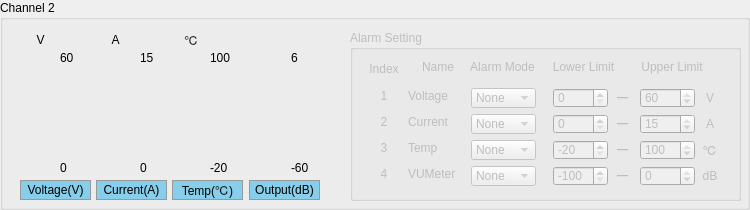
        <widget class="QGroupBox" name="groupBox_2">
         <property name="title">
          <string>Channel 2</string>
         </property>
         <widget class="VolumeWidget" name="voltDispaly2" native="true">
          <property name="geometry">
           <rect>
            <x>30</x>
            <y>50</y>
            <width>20</width>
            <height>121</height>
           </rect>
          </property>
          <property name="MaxValue" stdset="0">
           <number>60</number>
          </property>
          <property name="SingleTrack" stdset="0">
           <bool>true</bool>
          </property>
          <property name="MinValue" stdset="0">
           <number>0</number>
          </property>
         </widget>
         <widget class="VolumeWidget" name="currDisplay2" native="true">
          <property name="geometry">
           <rect>
            <x>106</x>
            <y>50</y>
            <width>20</width>
            <height>121</height>
           </rect>
          </property>
          <property name="MinValue" stdset="0">
           <number>0</number>
          </property>
          <property name="MaxValue" stdset="0">
           <number>15</number>
          </property>
          <property name="SingleTrack" stdset="0">
           <bool>true</bool>
          </property>
         </widget>
         <widget class="VolumeWidget" name="tempDisplay2" native="true">
          <property name="geometry">
           <rect>
            <x>182</x>
            <y>50</y>
            <width>20</width>
            <height>121</height>
           </rect>
          </property>
          <property name="MaxValue" stdset="0">
           <number>100</number>
          </property>
          <property name="MinValue" stdset="0">
           <number>-20</number>
          </property>
          <property name="SingleTrack" stdset="0">
           <bool>true</bool>
          </property>
         </widget>
         <widget class="QLabel" name="label_22">
          <property name="geometry">
           <rect>
            <x>20</x>
            <y>180</y>
            <width>71</width>
            <height>20</height>
           </rect>
          </property>
          <property name="styleSheet">
           <string notr="true">border: 1px solid #999999;
background-color: rgb(135, 206, 235);</string>
          </property>
          <property name="text">
           <string>Voltage(V)</string>
          </property>
          <property name="alignment">
           <set>Qt::AlignCenter</set>
          </property>
         </widget>
         <widget class="QLabel" name="label_23">
          <property name="geometry">
           <rect>
            <x>96</x>
            <y>180</y>
            <width>71</width>
            <height>20</height>
           </rect>
          </property>
          <property name="styleSheet">
           <string notr="true">border: 1px solid #999999;
background-color: rgb(135, 206, 235);</string>
          </property>
          <property name="text">
           <string>Current(A)</string>
          </property>
          <property name="alignment">
           <set>Qt::AlignCenter</set>
          </property>
         </widget>
         <widget class="QLabel" name="label_24">
          <property name="geometry">
           <rect>
            <x>172</x>
            <y>180</y>
            <width>71</width>
            <height>20</height>
           </rect>
          </property>
          <property name="styleSheet">
           <string notr="true">border: 1px solid #999999;
background-color: rgb(135, 206, 235);</string>
          </property>
          <property name="text">
           <string>Temp(℃)</string>
          </property>
          <property name="alignment">
           <set>Qt::AlignCenter</set>
          </property>
         </widget>
         <widget class="QLabel" name="labelVol2">
          <property name="geometry">
           <rect>
            <x>25</x>
            <y>30</y>
            <width>31</width>
            <height>20</height>
           </rect>
          </property>
          <property name="text">
           <string>V</string>
          </property>
          <property name="alignment">
           <set>Qt::AlignCenter</set>
          </property>
         </widget>
         <widget class="QLabel" name="voltUpper2">
          <property name="geometry">
           <rect>
            <x>60</x>
            <y>50</y>
            <width>31</width>
            <height>16</height>
           </rect>
          </property>
          <property name="text">
           <string>60</string>
          </property>
         </widget>
         <widget class="QLabel" name="voltLower2">
          <property name="geometry">
           <rect>
            <x>60</x>
            <y>160</y>
            <width>31</width>
            <height>16</height>
           </rect>
          </property>
          <property name="text">
           <string>0</string>
          </property>
         </widget>
         <widget class="QLabel" name="currUpper2">
          <property name="geometry">
           <rect>
            <x>140</x>
            <y>50</y>
            <width>31</width>
            <height>16</height>
           </rect>
          </property>
          <property name="text">
           <string>15</string>
          </property>
         </widget>
         <widget class="QLabel" name="currLower2">
          <property name="geometry">
           <rect>
            <x>140</x>
            <y>160</y>
            <width>31</width>
            <height>16</height>
           </rect>
          </property>
          <property name="text">
           <string>0</string>
          </property>
         </widget>
         <widget class="QLabel" name="tempUpper2">
          <property name="geometry">
           <rect>
            <x>210</x>
            <y>50</y>
            <width>31</width>
            <height>16</height>
           </rect>
          </property>
          <property name="text">
           <string>100</string>
          </property>
         </widget>
         <widget class="QLabel" name="tempLower2">
          <property name="geometry">
           <rect>
            <x>210</x>
            <y>160</y>
            <width>31</width>
            <height>16</height>
           </rect>
          </property>
          <property name="text">
           <string>-20</string>
          </property>
         </widget>
         <widget class="QLabel" name="labelCurr2">
          <property name="geometry">
           <rect>
            <x>100</x>
            <y>30</y>
            <width>31</width>
            <height>20</height>
           </rect>
          </property>
          <property name="text">
           <string>A</string>
          </property>
          <property name="alignment">
           <set>Qt::AlignCenter</set>
          </property>
         </widget>
         <widget class="QLabel" name="labelTemp2">
          <property name="geometry">
           <rect>
            <x>176</x>
            <y>30</y>
            <width>31</width>
            <height>20</height>
           </rect>
          </property>
          <property name="text">
           <string>℃</string>
          </property>
          <property name="alignment">
           <set>Qt::AlignCenter</set>
          </property>
         </widget>
         <widget class="QGroupBox" name="groupBox_7">
          <property name="enabled">
           <bool>false</bool>
          </property>
          <property name="geometry">
           <rect>
            <x>350</x>
            <y>30</y>
            <width>391</width>
            <height>171</height>
           </rect>
          </property>
          <property name="title">
           <string>Alarm Setting</string>
          </property>
          <widget class="QLabel" name="label_95">
           <property name="geometry">
            <rect>
             <x>258</x>
             <y>84</y>
             <width>29</width>
             <height>20</height>
            </rect>
           </property>
           <property name="text">
            <string>一</string>
           </property>
           <property name="alignment">
            <set>Qt::AlignCenter</set>
           </property>
          </widget>
          <widget class="QLabel" name="label_96">
           <property name="geometry">
            <rect>
             <x>346</x>
             <y>84</y>
             <width>28</width>
             <height>20</height>
            </rect>
           </property>
           <property name="text">
            <string>A</string>
           </property>
           <property name="alignment">
            <set>Qt::AlignCenter</set>
           </property>
          </widget>
          <widget class="QLabel" name="label_97">
           <property name="geometry">
            <rect>
             <x>346</x>
             <y>58</y>
             <width>28</width>
             <height>20</height>
            </rect>
           </property>
           <property name="text">
            <string>V</string>
           </property>
           <property name="alignment">
            <set>Qt::AlignCenter</set>
           </property>
          </widget>
          <widget class="QLabel" name="label_98">
           <property name="geometry">
            <rect>
             <x>258</x>
             <y>58</y>
             <width>29</width>
             <height>20</height>
            </rect>
           </property>
           <property name="text">
            <string>一</string>
           </property>
           <property name="alignment">
            <set>Qt::AlignCenter</set>
           </property>
          </widget>
          <widget class="QLabel" name="label_99">
           <property name="geometry">
            <rect>
             <x>258</x>
             <y>110</y>
             <width>29</width>
             <height>20</height>
            </rect>
           </property>
           <property name="text">
            <string>一</string>
           </property>
           <property name="alignment">
            <set>Qt::AlignCenter</set>
           </property>
          </widget>
          <widget class="QLabel" name="label_100">
           <property name="geometry">
            <rect>
             <x>346</x>
             <y>136</y>
             <width>28</width>
             <height>20</height>
            </rect>
           </property>
           <property name="text">
            <string>dB</string>
           </property>
           <property name="alignment">
            <set>Qt::AlignCenter</set>
           </property>
          </widget>
          <widget class="QLabel" name="label_101">
           <property name="geometry">
            <rect>
             <x>258</x>
             <y>136</y>
             <width>29</width>
             <height>20</height>
            </rect>
           </property>
           <property name="text">
            <string>一</string>
           </property>
           <property name="alignment">
            <set>Qt::AlignCenter</set>
           </property>
          </widget>
          <widget class="QLabel" name="label_102">
           <property name="geometry">
            <rect>
             <x>346</x>
             <y>110</y>
             <width>28</width>
             <height>20</height>
            </rect>
           </property>
           <property name="text">
            <string>℃</string>
           </property>
           <property name="alignment">
            <set>Qt::AlignCenter</set>
           </property>
          </widget>
          <widget class="QLabel" name="label_74">
           <property name="geometry">
            <rect>
             <x>58</x>
             <y>29</y>
             <width>60</width>
             <height>16</height>
            </rect>
           </property>
           <property name="text">
            <string>Name</string>
           </property>
           <property name="alignment">
            <set>Qt::AlignCenter</set>
           </property>
          </widget>
          <widget class="QLabel" name="label_73">
           <property name="geometry">
            <rect>
             <x>11</x>
             <y>29</y>
             <width>46</width>
             <height>20</height>
            </rect>
           </property>
           <property name="minimumSize">
            <size>
             <width>43</width>
             <height>20</height>
            </size>
           </property>
           <property name="text">
            <string>Index</string>
           </property>
           <property name="alignment">
            <set>Qt::AlignCenter</set>
           </property>
          </widget>
          <widget class="QLabel" name="label_76">
           <property name="geometry">
            <rect>
             <x>193</x>
             <y>29</y>
             <width>81</width>
             <height>16</height>
            </rect>
           </property>
           <property name="minimumSize">
            <size>
             <width>80</width>
             <height>0</height>
            </size>
           </property>
           <property name="text">
            <string>Lower Limit</string>
           </property>
           <property name="alignment">
            <set>Qt::AlignCenter</set>
           </property>
          </widget>
          <widget class="QLabel" name="label_75">
           <property name="geometry">
            <rect>
             <x>116</x>
             <y>29</y>
             <width>73</width>
             <height>16</height>
            </rect>
           </property>
           <property name="minimumSize">
            <size>
             <width>73</width>
             <height>0</height>
            </size>
           </property>
           <property name="text">
            <string>Alarm Mode</string>
           </property>
           <property name="alignment">
            <set>Qt::AlignCenter</set>
           </property>
          </widget>
          <widget class="QLabel" name="label_77">
           <property name="geometry">
            <rect>
             <x>282</x>
             <y>29</y>
             <width>80</width>
             <height>16</height>
            </rect>
           </property>
           <property name="minimumSize">
            <size>
             <width>80</width>
             <height>0</height>
            </size>
           </property>
           <property name="text">
            <string>Upper Limit</string>
           </property>
           <property name="alignment">
            <set>Qt::AlignCenter</set>
           </property>
          </widget>
          <widget class="QLabel" name="label_78">
           <property name="geometry">
            <rect>
             <x>11</x>
             <y>58</y>
             <width>46</width>
             <height>16</height>
            </rect>
           </property>
           <property name="text">
            <string>1</string>
           </property>
           <property name="alignment">
            <set>Qt::AlignCenter</set>
           </property>
          </widget>
          <widget class="QDoubleSpinBox" name="vuMeterLowerLimit2">
           <property name="enabled">
            <bool>false</bool>
           </property>
           <property name="geometry">
            <rect>
             <x>203</x>
             <y>136</y>
             <width>55</width>
             <height>20</height>
            </rect>
           </property>
           <property name="minimumSize">
            <size>
             <width>0</width>
             <height>0</height>
            </size>
           </property>
           <property name="decimals">
            <number>0</number>
           </property>
           <property name="minimum">
            <double>-100.000000000000000</double>
           </property>
           <property name="maximum">
            <double>0.000000000000000</double>
           </property>
           <property name="singleStep">
            <double>1.000000000000000</double>
           </property>
           <property name="value">
            <double>-100.000000000000000</double>
           </property>
          </widget>
          <widget class="QDoubleSpinBox" name="vuMeterUpperLimit2">
           <property name="enabled">
            <bool>false</bool>
           </property>
           <property name="geometry">
            <rect>
             <x>290</x>
             <y>136</y>
             <width>55</width>
             <height>20</height>
            </rect>
           </property>
           <property name="minimumSize">
            <size>
             <width>0</width>
             <height>0</height>
            </size>
           </property>
           <property name="decimals">
            <number>0</number>
           </property>
           <property name="minimum">
            <double>-100.000000000000000</double>
           </property>
           <property name="maximum">
            <double>0.000000000000000</double>
           </property>
           <property name="value">
            <double>0.000000000000000</double>
           </property>
          </widget>
          <widget class="QComboBox" name="vuMeterMode2">
           <property name="geometry">
            <rect>
             <x>121</x>
             <y>136</y>
             <width>65</width>
             <height>20</height>
            </rect>
           </property>
           <property name="minimumSize">
            <size>
             <width>0</width>
             <height>0</height>
            </size>
           </property>
           <item>
            <property name="text">
             <string>None</string>
            </property>
           </item>
           <item>
            <property name="text">
             <string>Both</string>
            </property>
           </item>
           <item>
            <property name="text">
             <string>Lower</string>
            </property>
           </item>
           <item>
            <property name="text">
             <string>Upper</string>
            </property>
           </item>
          </widget>
          <widget class="QLabel" name="label_85">
           <property name="geometry">
            <rect>
             <x>58</x>
             <y>136</y>
             <width>60</width>
             <height>16</height>
            </rect>
           </property>
           <property name="minimumSize">
            <size>
             <width>55</width>
             <height>0</height>
            </size>
           </property>
           <property name="text">
            <string>VUMeter</string>
           </property>
          </widget>
          <widget class="QLabel" name="label_84">
           <property name="geometry">
            <rect>
             <x>11</x>
             <y>136</y>
             <width>46</width>
             <height>16</height>
            </rect>
           </property>
           <property name="text">
            <string>4</string>
           </property>
           <property name="alignment">
            <set>Qt::AlignCenter</set>
           </property>
          </widget>
          <widget class="QDoubleSpinBox" name="tempLowerLimit2">
           <property name="enabled">
            <bool>false</bool>
           </property>
           <property name="geometry">
            <rect>
             <x>203</x>
             <y>110</y>
             <width>55</width>
             <height>20</height>
            </rect>
           </property>
           <property name="minimumSize">
            <size>
             <width>0</width>
             <height>0</height>
            </size>
           </property>
           <property name="decimals">
            <number>0</number>
           </property>
           <property name="minimum">
            <double>-20.000000000000000</double>
           </property>
           <property name="maximum">
            <double>100.000000000000000</double>
           </property>
           <property name="value">
            <double>-20.000000000000000</double>
           </property>
          </widget>
          <widget class="QDoubleSpinBox" name="tempUpperLimit2">
           <property name="enabled">
            <bool>false</bool>
           </property>
           <property name="geometry">
            <rect>
             <x>290</x>
             <y>110</y>
             <width>55</width>
             <height>20</height>
            </rect>
           </property>
           <property name="minimumSize">
            <size>
             <width>0</width>
             <height>0</height>
            </size>
           </property>
           <property name="decimals">
            <number>0</number>
           </property>
           <property name="minimum">
            <double>-20.000000000000000</double>
           </property>
           <property name="maximum">
            <double>100.000000000000000</double>
           </property>
           <property name="value">
            <double>100.000000000000000</double>
           </property>
          </widget>
          <widget class="QComboBox" name="tempMode2">
           <property name="geometry">
            <rect>
             <x>121</x>
             <y>110</y>
             <width>65</width>
             <height>20</height>
            </rect>
           </property>
           <property name="minimumSize">
            <size>
             <width>0</width>
             <height>0</height>
            </size>
           </property>
           <item>
            <property name="text">
             <string>None</string>
            </property>
           </item>
           <item>
            <property name="text">
             <string>Both</string>
            </property>
           </item>
           <item>
            <property name="text">
             <string>Lower</string>
            </property>
           </item>
           <item>
            <property name="text">
             <string>Upper</string>
            </property>
           </item>
          </widget>
          <widget class="QLabel" name="label_83">
           <property name="geometry">
            <rect>
             <x>58</x>
             <y>110</y>
             <width>60</width>
             <height>16</height>
            </rect>
           </property>
           <property name="text">
            <string>Temp</string>
           </property>
          </widget>
          <widget class="QLabel" name="label_82">
           <property name="geometry">
            <rect>
             <x>11</x>
             <y>110</y>
             <width>46</width>
             <height>16</height>
            </rect>
           </property>
           <property name="text">
            <string>3</string>
           </property>
           <property name="alignment">
            <set>Qt::AlignCenter</set>
           </property>
          </widget>
          <widget class="QDoubleSpinBox" name="currUpperLimit2">
           <property name="enabled">
            <bool>false</bool>
           </property>
           <property name="geometry">
            <rect>
             <x>290</x>
             <y>84</y>
             <width>55</width>
             <height>20</height>
            </rect>
           </property>
           <property name="minimumSize">
            <size>
             <width>0</width>
             <height>0</height>
            </size>
           </property>
           <property name="decimals">
            <number>0</number>
           </property>
           <property name="maximum">
            <double>15.000000000000000</double>
           </property>
           <property name="value">
            <double>15.000000000000000</double>
           </property>
          </widget>
          <widget class="QDoubleSpinBox" name="currLowerLimit2">
           <property name="enabled">
            <bool>false</bool>
           </property>
           <property name="geometry">
            <rect>
             <x>203</x>
             <y>84</y>
             <width>55</width>
             <height>20</height>
            </rect>
           </property>
           <property name="minimumSize">
            <size>
             <width>0</width>
             <height>0</height>
            </size>
           </property>
           <property name="decimals">
            <number>0</number>
           </property>
           <property name="maximum">
            <double>15.000000000000000</double>
           </property>
          </widget>
          <widget class="QComboBox" name="currMode2">
           <property name="geometry">
            <rect>
             <x>121</x>
             <y>84</y>
             <width>65</width>
             <height>20</height>
            </rect>
           </property>
           <property name="minimumSize">
            <size>
             <width>0</width>
             <height>0</height>
            </size>
           </property>
           <item>
            <property name="text">
             <string>None</string>
            </property>
           </item>
           <item>
            <property name="text">
             <string>Both</string>
            </property>
           </item>
           <item>
            <property name="text">
             <string>Lower</string>
            </property>
           </item>
           <item>
            <property name="text">
             <string>Upper</string>
            </property>
           </item>
          </widget>
          <widget class="QLabel" name="label_81">
           <property name="geometry">
            <rect>
             <x>58</x>
             <y>84</y>
             <width>60</width>
             <height>16</height>
            </rect>
           </property>
           <property name="text">
            <string>Current</string>
           </property>
          </widget>
          <widget class="QLabel" name="label_80">
           <property name="geometry">
            <rect>
             <x>11</x>
             <y>84</y>
             <width>46</width>
             <height>16</height>
            </rect>
           </property>
           <property name="text">
            <string>2</string>
           </property>
           <property name="alignment">
            <set>Qt::AlignCenter</set>
           </property>
          </widget>
          <widget class="QDoubleSpinBox" name="voltUpperLimit2">
           <property name="enabled">
            <bool>false</bool>
           </property>
           <property name="geometry">
            <rect>
             <x>290</x>
             <y>58</y>
             <width>55</width>
             <height>20</height>
            </rect>
           </property>
           <property name="minimumSize">
            <size>
             <width>0</width>
             <height>0</height>
            </size>
           </property>
           <property name="decimals">
            <number>0</number>
           </property>
           <property name="maximum">
            <double>60.000000000000000</double>
           </property>
           <property name="value">
            <double>60.000000000000000</double>
           </property>
          </widget>
          <widget class="QDoubleSpinBox" name="voltLowerLimit2">
           <property name="enabled">
            <bool>false</bool>
           </property>
           <property name="geometry">
            <rect>
             <x>203</x>
             <y>58</y>
             <width>55</width>
             <height>20</height>
            </rect>
           </property>
           <property name="minimumSize">
            <size>
             <width>0</width>
             <height>0</height>
            </size>
           </property>
           <property name="decimals">
            <number>0</number>
           </property>
           <property name="maximum">
            <double>60.000000000000000</double>
           </property>
          </widget>
          <widget class="QComboBox" name="voltMode2">
           <property name="geometry">
            <rect>
             <x>121</x>
             <y>58</y>
             <width>65</width>
             <height>20</height>
            </rect>
           </property>
           <property name="minimumSize">
            <size>
             <width>0</width>
             <height>0</height>
            </size>
           </property>
           <item>
            <property name="text">
             <string>None</string>
            </property>
           </item>
           <item>
            <property name="text">
             <string>Both</string>
            </property>
           </item>
           <item>
            <property name="text">
             <string>Lower</string>
            </property>
           </item>
           <item>
            <property name="text">
             <string>Upper</string>
            </property>
           </item>
          </widget>
          <widget class="QLabel" name="label_79">
           <property name="geometry">
            <rect>
             <x>58</x>
             <y>58</y>
             <width>60</width>
             <height>16</height>
            </rect>
           </property>
           <property name="text">
            <string>Voltage</string>
           </property>
          </widget>
         </widget>
         <widget class="QLabel" name="tempUpper1_4">
          <property name="geometry">
           <rect>
            <x>291</x>
            <y>50</y>
            <width>31</width>
            <height>16</height>
           </rect>
          </property>
          <property name="text">
           <string>6</string>
          </property>
         </widget>
         <widget class="QLabel" name="tempUpper1_5">
          <property name="geometry">
           <rect>
            <x>291</x>
            <y>160</y>
            <width>31</width>
            <height>16</height>
           </rect>
          </property>
          <property name="text">
           <string>-60</string>
          </property>
         </widget>
         <widget class="VolumeWidget" name="voluDisplay2" native="true">
          <property name="geometry">
           <rect>
            <x>259</x>
            <y>50</y>
            <width>20</width>
            <height>121</height>
           </rect>
          </property>
          <property name="MaxValue" stdset="0">
           <number>6</number>
          </property>
          <property name="MinValue" stdset="0">
           <number>-60</number>
          </property>
          <property name="SingleTrack" stdset="0">
           <bool>true</bool>
          </property>
         </widget>
         <widget class="QLabel" name="label_41">
          <property name="geometry">
           <rect>
            <x>249</x>
            <y>180</y>
            <width>71</width>
            <height>20</height>
           </rect>
          </property>
          <property name="styleSheet">
           <string notr="true">border: 1px solid #999999;
background-color: rgb(135, 206, 235);</string>
          </property>
          <property name="text">
           <string>Output(dB)</string>
          </property>
          <property name="alignment">
           <set>Qt::AlignCenter</set>
          </property>
         </widget>
         <widget class="QLabel" name="labelVloume2">
          <property name="geometry">
           <rect>
            <x>250</x>
            <y>30</y>
            <width>41</width>
            <height>20</height>
           </rect>
          </property>
          <property name="text">
           <string/>
          </property>
          <property name="alignment">
           <set>Qt::AlignCenter</set>
          </property>
         </widget>
        </widget>
